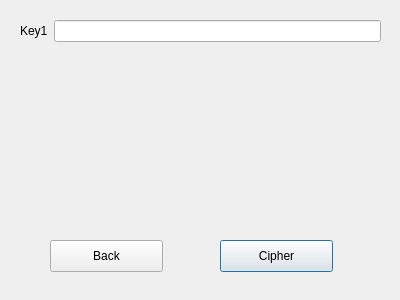
<?xml version="1.0" encoding="UTF-8"?>
<ui version="4.0">
 <class>DecipherWindow</class>
 <widget class="QDialog" name="DecipherWindow">
  <property name="geometry">
   <rect>
    <x>0</x>
    <y>0</y>
    <width>400</width>
    <height>300</height>
   </rect>
  </property>
  <property name="windowTitle">
   <string>Dialog</string>
  </property>
  <widget class="QWidget" name="formLayoutWidget">
   <property name="geometry">
    <rect>
     <x>20</x>
     <y>20</y>
     <width>361</width>
     <height>141</height>
    </rect>
   </property>
   <layout class="QFormLayout" name="formLayout">
    <item row="0" column="0">
     <widget class="QLabel" name="label">
      <property name="text">
       <string>Key1</string>
      </property>
     </widget>
    </item>
    <item row="0" column="1">
     <widget class="QLineEdit" name="lineEdit"/>
    </item>
   </layout>
  </widget>
  <widget class="QPushButton" name="pushButton">
   <property name="geometry">
    <rect>
     <x>220</x>
     <y>240</y>
     <width>113</width>
     <height>32</height>
    </rect>
   </property>
   <property name="text">
    <string>Cipher</string>
   </property>
  </widget>
  <widget class="QPushButton" name="pushButton_2">
   <property name="geometry">
    <rect>
     <x>50</x>
     <y>240</y>
     <width>113</width>
     <height>32</height>
    </rect>
   </property>
   <property name="text">
    <string>Back</string>
   </property>
  </widget>
 </widget>
 <resources/>
 <connections/>
</ui>
